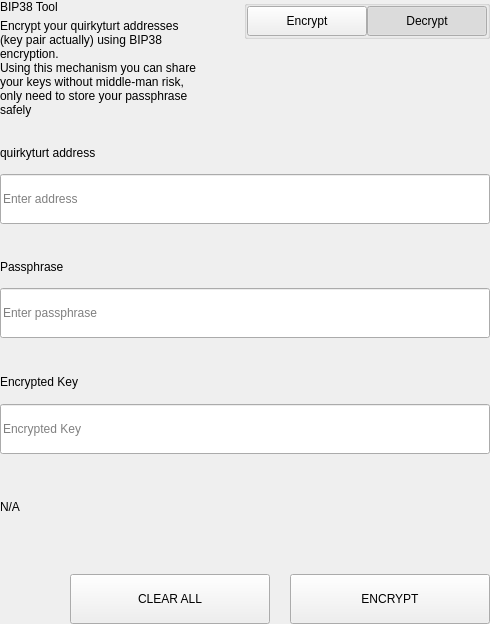
<?xml version="1.0" encoding="UTF-8"?>
<ui version="4.0">
 <class>SettingsBitToolWidget</class>
 <widget class="QWidget" name="SettingsBitToolWidget">
  <property name="geometry">
   <rect>
    <x>0</x>
    <y>0</y>
    <width>490</width>
    <height>624</height>
   </rect>
  </property>
  <property name="windowTitle">
   <string>Form</string>
  </property>
  <layout class="QVBoxLayout" name="verticalLayout">
   <property name="spacing">
    <number>0</number>
   </property>
   <property name="leftMargin">
    <number>0</number>
   </property>
   <property name="topMargin">
    <number>0</number>
   </property>
   <property name="rightMargin">
    <number>0</number>
   </property>
   <property name="bottomMargin">
    <number>0</number>
   </property>
   <item>
    <widget class="QWidget" name="left" native="true">
     <layout class="QVBoxLayout" name="verticalLayout_3">
      <property name="leftMargin">
       <number>0</number>
      </property>
      <property name="topMargin">
       <number>0</number>
      </property>
      <property name="rightMargin">
       <number>0</number>
      </property>
      <property name="bottomMargin">
       <number>0</number>
      </property>
      <item>
       <layout class="QVBoxLayout" name="verticalLayout_2">
        <property name="spacing">
         <number>0</number>
        </property>
        <item>
         <layout class="QHBoxLayout" name="horizontalLayout_3" stretch="3,1">
          <property name="spacing">
           <number>40</number>
          </property>
          <item>
           <layout class="QVBoxLayout" name="verticalLayoutTitle">
            <property name="spacing">
             <number>5</number>
            </property>
            <item>
             <widget class="QLabel" name="labelTitle">
              <property name="text">
               <string>BIP38 Tool</string>
              </property>
             </widget>
            </item>
            <item>
             <widget class="QLabel" name="labelSubtitle1">
              <property name="text">
               <string>Encrypt your quirkyturt addresses (key pair actually) using BIP38 encryption.
Using this mechanism you can share your keys without middle-man risk, only need to store your passphrase safely</string>
              </property>
              <property name="wordWrap">
               <bool>true</bool>
              </property>
             </widget>
            </item>
           </layout>
          </item>
          <item alignment="Qt::AlignTop">
           <widget class="QGroupBox" name="groupBox">
            <property name="title">
             <string/>
            </property>
            <property name="alignment">
             <set>Qt::AlignLeading|Qt::AlignLeft|Qt::AlignTop</set>
            </property>
            <layout class="QHBoxLayout" name="horizontalLayout_4">
             <property name="spacing">
              <number>0</number>
             </property>
             <property name="leftMargin">
              <number>0</number>
             </property>
             <property name="topMargin">
              <number>0</number>
             </property>
             <property name="rightMargin">
              <number>0</number>
             </property>
             <property name="bottomMargin">
              <number>0</number>
             </property>
             <item>
              <spacer name="horizontalSpacer">
               <property name="orientation">
                <enum>Qt::Horizontal</enum>
               </property>
               <property name="sizeHint" stdset="0">
                <size>
                 <width>40</width>
                 <height>20</height>
                </size>
               </property>
              </spacer>
             </item>
             <item>
              <widget class="QPushButton" name="pushLeft">
               <property name="minimumSize">
                <size>
                 <width>120</width>
                 <height>30</height>
                </size>
               </property>
               <property name="maximumSize">
                <size>
                 <width>120</width>
                 <height>30</height>
                </size>
               </property>
               <property name="focusPolicy">
                <enum>Qt::NoFocus</enum>
               </property>
               <property name="text">
                <string>Encrypt</string>
               </property>
               <property name="checkable">
                <bool>true</bool>
               </property>
               <property name="autoExclusive">
                <bool>true</bool>
               </property>
              </widget>
             </item>
             <item>
              <widget class="QPushButton" name="pushRight">
               <property name="minimumSize">
                <size>
                 <width>120</width>
                 <height>30</height>
                </size>
               </property>
               <property name="maximumSize">
                <size>
                 <width>120</width>
                 <height>30</height>
                </size>
               </property>
               <property name="focusPolicy">
                <enum>Qt::NoFocus</enum>
               </property>
               <property name="text">
                <string>Decrypt</string>
               </property>
               <property name="checkable">
                <bool>true</bool>
               </property>
               <property name="checked">
                <bool>true</bool>
               </property>
               <property name="autoExclusive">
                <bool>true</bool>
               </property>
              </widget>
             </item>
            </layout>
           </widget>
          </item>
         </layout>
        </item>
        <item>
         <widget class="QStackedWidget" name="stackedWidget">
          <property name="currentIndex">
           <number>1</number>
          </property>
          <widget class="QWidget" name="pageDecrypt">
           <layout class="QVBoxLayout" name="verticalLayout_5">
            <property name="spacing">
             <number>0</number>
            </property>
            <property name="leftMargin">
             <number>0</number>
            </property>
            <property name="topMargin">
             <number>0</number>
            </property>
            <property name="rightMargin">
             <number>0</number>
            </property>
            <property name="bottomMargin">
             <number>0</number>
            </property>
            <item>
             <widget class="QWidget" name="widget" native="true">
              <property name="minimumSize">
               <size>
                <width>0</width>
                <height>100</height>
               </size>
              </property>
              <layout class="QVBoxLayout" name="verticalLayout_4">
               <property name="spacing">
                <number>0</number>
               </property>
               <property name="leftMargin">
                <number>0</number>
               </property>
               <property name="topMargin">
                <number>0</number>
               </property>
               <property name="rightMargin">
                <number>0</number>
               </property>
               <property name="bottomMargin">
                <number>0</number>
               </property>
               <item>
                <spacer name="verticalSpacer_2">
                 <property name="orientation">
                  <enum>Qt::Vertical</enum>
                 </property>
                 <property name="sizeType">
                  <enum>QSizePolicy::Fixed</enum>
                 </property>
                 <property name="sizeHint" stdset="0">
                  <size>
                   <width>20</width>
                   <height>20</height>
                  </size>
                 </property>
                </spacer>
               </item>
               <item>
                <layout class="QHBoxLayout" name="horizontalLayout_6" stretch="2">
                 <property name="spacing">
                  <number>0</number>
                 </property>
                 <item>
                  <layout class="QVBoxLayout" name="verticalLayout_7">
                   <property name="spacing">
                    <number>9</number>
                   </property>
                   <item>
                    <widget class="QLabel" name="labelSubtitleKey">
                     <property name="minimumSize">
                      <size>
                       <width>0</width>
                       <height>20</height>
                      </size>
                     </property>
                     <property name="maximumSize">
                      <size>
                       <width>16777215</width>
                       <height>20</height>
                      </size>
                     </property>
                     <property name="text">
                      <string>Encrypted key</string>
                     </property>
                    </widget>
                   </item>
                   <item>
                    <widget class="QLineEdit" name="lineEditKey">
                     <property name="minimumSize">
                      <size>
                       <width>0</width>
                       <height>50</height>
                      </size>
                     </property>
                     <property name="maximumSize">
                      <size>
                       <width>16777215</width>
                       <height>50</height>
                      </size>
                     </property>
                     <property name="placeholderText">
                      <string>Enter a encrypted key</string>
                     </property>
                    </widget>
                   </item>
                  </layout>
                 </item>
                </layout>
               </item>
               <item>
                <spacer name="verticalSpacer_3">
                 <property name="orientation">
                  <enum>Qt::Vertical</enum>
                 </property>
                 <property name="sizeType">
                  <enum>QSizePolicy::Fixed</enum>
                 </property>
                 <property name="sizeHint" stdset="0">
                  <size>
                   <width>20</width>
                   <height>20</height>
                  </size>
                 </property>
                </spacer>
               </item>
               <item>
                <layout class="QVBoxLayout" name="verticalLayout_9">
                 <property name="spacing">
                  <number>9</number>
                 </property>
                 <item>
                  <widget class="QLabel" name="labelSubtitlePassphrase">
                   <property name="maximumSize">
                    <size>
                     <width>16777215</width>
                     <height>20</height>
                    </size>
                   </property>
                   <property name="text">
                    <string>Passphrase</string>
                   </property>
                  </widget>
                 </item>
                 <item>
                  <widget class="QLineEdit" name="lineEditPassphrase">
                   <property name="minimumSize">
                    <size>
                     <width>0</width>
                     <height>50</height>
                    </size>
                   </property>
                   <property name="maximumSize">
                    <size>
                     <width>16777215</width>
                     <height>50</height>
                    </size>
                   </property>
                   <property name="placeholderText">
                    <string>Enter a passphrase</string>
                   </property>
                  </widget>
                 </item>
                </layout>
               </item>
               <item>
                <spacer name="verticalSpacer_4">
                 <property name="orientation">
                  <enum>Qt::Vertical</enum>
                 </property>
                 <property name="sizeType">
                  <enum>QSizePolicy::Fixed</enum>
                 </property>
                 <property name="sizeHint" stdset="0">
                  <size>
                   <width>20</width>
                   <height>20</height>
                  </size>
                 </property>
                </spacer>
               </item>
               <item>
                <widget class="QWidget" name="widget_3" native="true">
                 <property name="sizePolicy">
                  <sizepolicy hsizetype="Preferred" vsizetype="Fixed">
                   <horstretch>0</horstretch>
                   <verstretch>0</verstretch>
                  </sizepolicy>
                 </property>
                 <layout class="QVBoxLayout" name="verticalLayout_10">
                  <property name="spacing">
                   <number>9</number>
                  </property>
                  <property name="leftMargin">
                   <number>0</number>
                  </property>
                  <property name="topMargin">
                   <number>0</number>
                  </property>
                  <property name="rightMargin">
                   <number>0</number>
                  </property>
                  <property name="bottomMargin">
                   <number>0</number>
                  </property>
                  <item>
                   <widget class="QLabel" name="labelSubtitleDecryptResult">
                    <property name="minimumSize">
                     <size>
                      <width>0</width>
                      <height>20</height>
                     </size>
                    </property>
                    <property name="maximumSize">
                     <size>
                      <width>16777215</width>
                      <height>20</height>
                     </size>
                    </property>
                    <property name="text">
                     <string>Decrypted address result</string>
                    </property>
                   </widget>
                  </item>
                  <item>
                   <widget class="QWidget" name="widget_4" native="true">
                    <layout class="QHBoxLayout" name="horizontalLayout" stretch="6,0,1">
                     <property name="spacing">
                      <number>0</number>
                     </property>
                     <property name="leftMargin">
                      <number>0</number>
                     </property>
                     <property name="topMargin">
                      <number>0</number>
                     </property>
                     <property name="rightMargin">
                      <number>0</number>
                     </property>
                     <property name="bottomMargin">
                      <number>0</number>
                     </property>
                     <item alignment="Qt::AlignVCenter">
                      <widget class="QLineEdit" name="lineEditDecryptResult">
                       <property name="minimumSize">
                        <size>
                         <width>0</width>
                         <height>50</height>
                        </size>
                       </property>
                       <property name="maximumSize">
                        <size>
                         <width>16777215</width>
                         <height>50</height>
                        </size>
                       </property>
                       <property name="placeholderText">
                        <string>Decrypted Address</string>
                       </property>
                      </widget>
                     </item>
                     <item>
                      <spacer name="horizontalSpacer_4">
                       <property name="orientation">
                        <enum>Qt::Horizontal</enum>
                       </property>
                       <property name="sizeType">
                        <enum>QSizePolicy::Fixed</enum>
                       </property>
                       <property name="sizeHint" stdset="0">
                        <size>
                         <width>20</width>
                         <height>50</height>
                        </size>
                       </property>
                      </spacer>
                     </item>
                     <item>
                      <widget class="QPushButton" name="pushButtonImport">
                       <property name="minimumSize">
                        <size>
                         <width>140</width>
                         <height>40</height>
                        </size>
                       </property>
                       <property name="text">
                        <string>Import Address</string>
                       </property>
                      </widget>
                     </item>
                    </layout>
                   </widget>
                  </item>
                 </layout>
                </widget>
               </item>
               <item>
                <widget class="QLabel" name="statusLabel_DEC">
                 <property name="maximumSize">
                  <size>
                   <width>16777215</width>
                   <height>40</height>
                  </size>
                 </property>
                 <property name="text">
                  <string/>
                 </property>
                </widget>
               </item>
               <item>
                <spacer name="verticalSpacer">
                 <property name="orientation">
                  <enum>Qt::Vertical</enum>
                 </property>
                 <property name="sizeType">
                  <enum>QSizePolicy::Preferred</enum>
                 </property>
                 <property name="sizeHint" stdset="0">
                  <size>
                   <width>20</width>
                   <height>20</height>
                  </size>
                 </property>
                </spacer>
               </item>
               <item>
                <layout class="QHBoxLayout" name="horizontalLayout_7">
                 <property name="spacing">
                  <number>0</number>
                 </property>
                 <item>
                  <spacer name="horizontalSpacer_5">
                   <property name="orientation">
                    <enum>Qt::Horizontal</enum>
                   </property>
                   <property name="sizeType">
                    <enum>QSizePolicy::Expanding</enum>
                   </property>
                   <property name="sizeHint" stdset="0">
                    <size>
                     <width>40</width>
                     <height>20</height>
                    </size>
                   </property>
                  </spacer>
                 </item>
                 <item>
                  <widget class="QPushButton" name="pushButtonDecryptClear">
                   <property name="minimumSize">
                    <size>
                     <width>200</width>
                     <height>50</height>
                    </size>
                   </property>
                   <property name="maximumSize">
                    <size>
                     <width>200</width>
                     <height>50</height>
                    </size>
                   </property>
                   <property name="text">
                    <string>CLEAR</string>
                   </property>
                  </widget>
                 </item>
                 <item>
                  <spacer name="horizontalSpacer_3">
                   <property name="orientation">
                    <enum>Qt::Horizontal</enum>
                   </property>
                   <property name="sizeType">
                    <enum>QSizePolicy::Fixed</enum>
                   </property>
                   <property name="sizeHint" stdset="0">
                    <size>
                     <width>20</width>
                     <height>20</height>
                    </size>
                   </property>
                  </spacer>
                 </item>
                 <item>
                  <widget class="QPushButton" name="pushButtonDecrypt">
                   <property name="minimumSize">
                    <size>
                     <width>200</width>
                     <height>50</height>
                    </size>
                   </property>
                   <property name="maximumSize">
                    <size>
                     <width>200</width>
                     <height>50</height>
                    </size>
                   </property>
                   <property name="text">
                    <string>DECRYPT KEY</string>
                   </property>
                  </widget>
                 </item>
                </layout>
               </item>
              </layout>
             </widget>
            </item>
           </layout>
          </widget>
          <widget class="QWidget" name="pageEncrypt">
           <layout class="QVBoxLayout" name="verticalLayout_11">
            <property name="spacing">
             <number>0</number>
            </property>
            <property name="leftMargin">
             <number>0</number>
            </property>
            <property name="topMargin">
             <number>0</number>
            </property>
            <property name="rightMargin">
             <number>0</number>
            </property>
            <property name="bottomMargin">
             <number>0</number>
            </property>
            <item>
             <spacer name="verticalSpacer_8">
              <property name="orientation">
               <enum>Qt::Vertical</enum>
              </property>
              <property name="sizeType">
               <enum>QSizePolicy::Fixed</enum>
              </property>
              <property name="sizeHint" stdset="0">
               <size>
                <width>20</width>
                <height>20</height>
               </size>
              </property>
             </spacer>
            </item>
            <item>
             <widget class="QWidget" name="containerAddressEnc" native="true">
              <layout class="QVBoxLayout" name="containerAddressEncLayout">
               <property name="spacing">
                <number>5</number>
               </property>
               <property name="leftMargin">
                <number>0</number>
               </property>
               <property name="topMargin">
                <number>0</number>
               </property>
               <property name="rightMargin">
                <number>0</number>
               </property>
               <property name="bottomMargin">
                <number>0</number>
               </property>
               <item>
                <widget class="QLabel" name="labelSubtitleAddress">
                 <property name="minimumSize">
                  <size>
                   <width>0</width>
                   <height>20</height>
                  </size>
                 </property>
                 <property name="maximumSize">
                  <size>
                   <width>16777215</width>
                   <height>20</height>
                  </size>
                 </property>
                 <property name="text">
                  <string>quirkyturt address</string>
                 </property>
                </widget>
               </item>
               <item>
                <widget class="QLineEdit" name="addressIn_ENC">
                 <property name="minimumSize">
                  <size>
                   <width>0</width>
                   <height>50</height>
                  </size>
                 </property>
                 <property name="placeholderText">
                  <string>Enter address</string>
                 </property>
                </widget>
               </item>
              </layout>
             </widget>
            </item>
            <item>
             <spacer name="verticalSpacer_6">
              <property name="orientation">
               <enum>Qt::Vertical</enum>
              </property>
              <property name="sizeType">
               <enum>QSizePolicy::Fixed</enum>
              </property>
              <property name="sizeHint" stdset="0">
               <size>
                <width>20</width>
                <height>20</height>
               </size>
              </property>
             </spacer>
            </item>
            <item>
             <widget class="QWidget" name="containerAddress" native="true">
              <layout class="QHBoxLayout" name="horizontalLayout_9" stretch="2">
               <property name="spacing">
                <number>0</number>
               </property>
               <property name="leftMargin">
                <number>0</number>
               </property>
               <property name="topMargin">
                <number>0</number>
               </property>
               <property name="rightMargin">
                <number>0</number>
               </property>
               <property name="bottomMargin">
                <number>0</number>
               </property>
               <item>
                <layout class="QVBoxLayout" name="verticalLayout_8">
                 <property name="spacing">
                  <number>5</number>
                 </property>
                 <item>
                  <widget class="QLabel" name="labelSubtitleMessage">
                   <property name="minimumSize">
                    <size>
                     <width>0</width>
                     <height>20</height>
                    </size>
                   </property>
                   <property name="maximumSize">
                    <size>
                     <width>16777215</width>
                     <height>20</height>
                    </size>
                   </property>
                   <property name="text">
                    <string>Passphrase</string>
                   </property>
                  </widget>
                 </item>
                 <item>
                  <widget class="QLineEdit" name="passphraseIn_ENC">
                   <property name="minimumSize">
                    <size>
                     <width>0</width>
                     <height>50</height>
                    </size>
                   </property>
                   <property name="maximumSize">
                    <size>
                     <width>16777215</width>
                     <height>50</height>
                    </size>
                   </property>
                   <property name="placeholderText">
                    <string>Enter passphrase</string>
                   </property>
                  </widget>
                 </item>
                </layout>
               </item>
              </layout>
             </widget>
            </item>
            <item>
             <spacer name="verticalSpacer_7">
              <property name="orientation">
               <enum>Qt::Vertical</enum>
              </property>
              <property name="sizeType">
               <enum>QSizePolicy::Fixed</enum>
              </property>
              <property name="sizeHint" stdset="0">
               <size>
                <width>20</width>
                <height>20</height>
               </size>
              </property>
             </spacer>
            </item>
            <item>
             <widget class="QWidget" name="widget_2" native="true">
              <property name="minimumSize">
               <size>
                <width>0</width>
                <height>75</height>
               </size>
              </property>
              <property name="maximumSize">
               <size>
                <width>16777215</width>
                <height>16777215</height>
               </size>
              </property>
              <layout class="QVBoxLayout" name="verticalLayout_6">
               <property name="leftMargin">
                <number>0</number>
               </property>
               <property name="topMargin">
                <number>0</number>
               </property>
               <property name="rightMargin">
                <number>0</number>
               </property>
               <property name="bottomMargin">
                <number>0</number>
               </property>
               <item>
                <widget class="QLabel" name="labelSubtitleEncryptedKey">
                 <property name="minimumSize">
                  <size>
                   <width>0</width>
                   <height>20</height>
                  </size>
                 </property>
                 <property name="maximumSize">
                  <size>
                   <width>16777215</width>
                   <height>20</height>
                  </size>
                 </property>
                 <property name="text">
                  <string>Encrypted Key</string>
                 </property>
                </widget>
               </item>
               <item>
                <widget class="QLineEdit" name="encryptedKeyOut_ENC">
                 <property name="minimumSize">
                  <size>
                   <width>0</width>
                   <height>50</height>
                  </size>
                 </property>
                 <property name="placeholderText">
                  <string>Encrypted Key</string>
                 </property>
                </widget>
               </item>
              </layout>
             </widget>
            </item>
            <item>
             <widget class="QLabel" name="statusLabel_ENC">
              <property name="text">
               <string notr="true">N/A</string>
              </property>
             </widget>
            </item>
            <item>
             <spacer name="verticalSpacer_5">
              <property name="orientation">
               <enum>Qt::Vertical</enum>
              </property>
              <property name="sizeType">
               <enum>QSizePolicy::Fixed</enum>
              </property>
              <property name="sizeHint" stdset="0">
               <size>
                <width>20</width>
                <height>20</height>
               </size>
              </property>
             </spacer>
            </item>
            <item>
             <layout class="QHBoxLayout" name="horizontalLayout_8">
              <property name="spacing">
               <number>0</number>
              </property>
              <item>
               <spacer name="horizontalSpacer_6">
                <property name="orientation">
                 <enum>Qt::Horizontal</enum>
                </property>
                <property name="sizeType">
                 <enum>QSizePolicy::Expanding</enum>
                </property>
                <property name="sizeHint" stdset="0">
                 <size>
                  <width>40</width>
                  <height>20</height>
                 </size>
                </property>
               </spacer>
              </item>
              <item>
               <widget class="QPushButton" name="pushButtonClear">
                <property name="minimumSize">
                 <size>
                  <width>200</width>
                  <height>50</height>
                 </size>
                </property>
                <property name="focusPolicy">
                 <enum>Qt::NoFocus</enum>
                </property>
                <property name="text">
                 <string>CLEAR ALL</string>
                </property>
               </widget>
              </item>
              <item>
               <spacer name="horizontalSpacer_2">
                <property name="orientation">
                 <enum>Qt::Horizontal</enum>
                </property>
                <property name="sizeType">
                 <enum>QSizePolicy::Fixed</enum>
                </property>
                <property name="sizeHint" stdset="0">
                 <size>
                  <width>20</width>
                  <height>20</height>
                 </size>
                </property>
               </spacer>
              </item>
              <item>
               <widget class="QPushButton" name="pushButtonEncrypt">
                <property name="minimumSize">
                 <size>
                  <width>200</width>
                  <height>50</height>
                 </size>
                </property>
                <property name="maximumSize">
                 <size>
                  <width>200</width>
                  <height>50</height>
                 </size>
                </property>
                <property name="focusPolicy">
                 <enum>Qt::NoFocus</enum>
                </property>
                <property name="text">
                 <string>ENCRYPT</string>
                </property>
               </widget>
              </item>
             </layout>
            </item>
           </layout>
          </widget>
         </widget>
        </item>
       </layout>
      </item>
     </layout>
    </widget>
   </item>
  </layout>
 </widget>
 <resources/>
 <connections/>
</ui>
